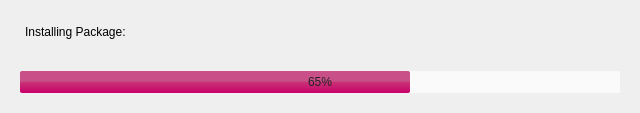
<?xml version="1.0" encoding="UTF-8"?>
<ui version="4.0">
 <class>InstallProgress</class>
 <widget class="QWidget" name="InstallProgress">
  <property name="geometry">
   <rect>
    <x>0</x>
    <y>0</y>
    <width>640</width>
    <height>113</height>
   </rect>
  </property>
  <layout class="QVBoxLayout" name="verticalLayout">
   <property name="spacing">
    <number>0</number>
   </property>
   <property name="margin">
    <number>0</number>
   </property>
   <item>
    <widget class="QWidget" name="InstallProgressFrame" native="true">
     <property name="styleSheet">
      <string notr="true">/* #QProgressBar */

    QProgressBar {
        border-radius: 2px;
        text-align: center;
        color: #222222;
        background-color: rgba(255, 255, 255, 180);
    }

    QProgressBar:chunk {
        background-color: qlineargradient(spread:pad, x1:0, y1:0, x2:0, y2:1, stop:0.473118 rgba(200, 79, 136, 255), stop:0.489247 rgba(200, 52, 119, 255), stop:1 rgba(200, 0, 105, 255));
        border-radius: 2px;
    }</string>
     </property>
     <layout class="QGridLayout" name="gridLayout">
      <property name="horizontalSpacing">
       <number>0</number>
      </property>
      <property name="verticalSpacing">
       <number>10</number>
      </property>
      <property name="margin">
       <number>20</number>
      </property>
      <item row="1" column="0">
       <widget class="QProgressBar" name="progress">
        <property name="minimumSize">
         <size>
          <width>600</width>
          <height>0</height>
         </size>
        </property>
        <property name="maximumSize">
         <size>
          <width>600</width>
          <height>16777215</height>
         </size>
        </property>
        <property name="value">
         <number>65</number>
        </property>
       </widget>
      </item>
      <item row="0" column="0">
       <widget class="QLabel" name="info">
        <property name="minimumSize">
         <size>
          <width>0</width>
          <height>40</height>
         </size>
        </property>
        <property name="text">
         <string>Installing Package: </string>
        </property>
        <property name="alignment">
         <set>Qt::AlignTop</set>
        </property>
        <property name="wordWrap">
         <bool>true</bool>
        </property>
        <property name="indent">
         <number>5</number>
        </property>
       </widget>
      </item>
     </layout>
    </widget>
   </item>
  </layout>
 </widget>
 <resources>
  <include location="../../data.qrc"/>
 </resources>
 <connections/>
</ui>
